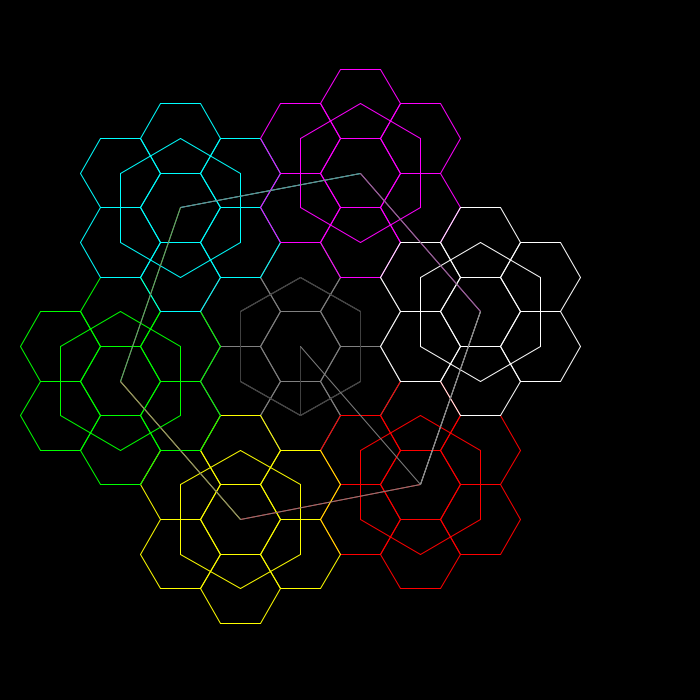
Frame 1 (no input)
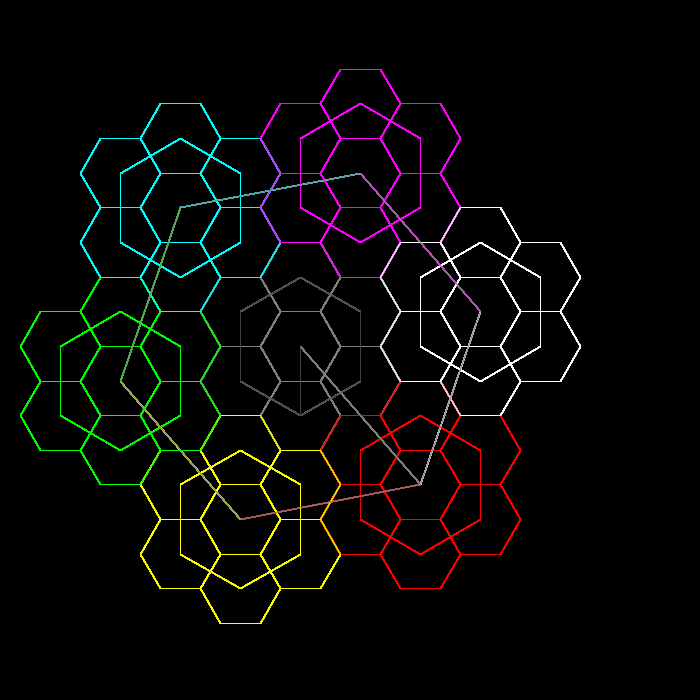
Frame 60 (the mouse pressed at the canvas centre just before this capture)
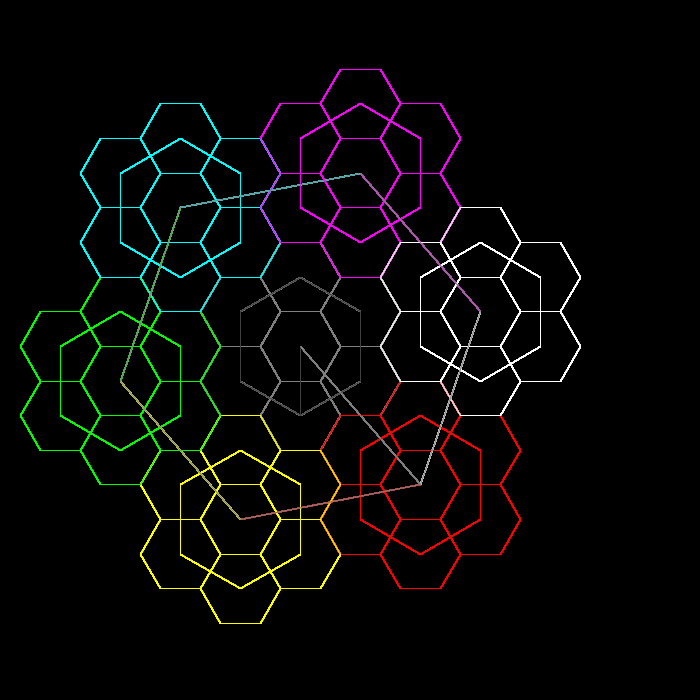
Frame 120 (the mouse held since frame 60 and released just before this capture)

The Processing sketch that drew these frames (run headless with seeded random() and noise(); from frame 60 on, the mouse is pressed at the canvas centre):

// Processing sketch: sketch_dec09a
// ── sketch_dec09a.pde
float sqrt3 = sqrt(3);
float ratio = 20;

// matrix((a,b),(c,d))
int a = -2;
int b =  3;
int c =  1;
int d =  2;
//

int x_ab(int x,int y)
{
  return a*x + b*y;
}

int y_cd(int x,int y)
{
  return c*x + d*y;
}

void setup()
{
  size(700,700);
  background(0);
}

void draw()
{
  int cx = 15;
  int cy = 10;
  
  sevenSevenHex(cx , cy);
  
  //
  int ux=0;
  int uy=0;
  int vx=0;
  int vy=0;
  int wx=0;
  int wy=0;
  int _ux=0;
  int _uy=0;
  int _vx=0;
  int _vy=0;
  int _wx=0;
  int _wy=0;
  //
  stroke(64);
  ux =  3;
  uy = -1;
  vx =  0;
  vy = -2;
  wx = -3;
  wy = -1;
  hexPath(cx,cy,ux,uy,vx,vy,wx,wy);
  _ux = ux;
  _uy = uy;
  _vx = vx;
  _vy = vy;
  _wx = wx;
  _wy = wy;
  //
  stroke(128);
  //println (x_ab(ux,uy));
  ux =  x_ab(_ux , _uy);
  uy =  y_cd(_ux , _uy);
  vx =  x_ab(_vx , _vy);
  vy =  y_cd(_vx , _vy);
  wx =  x_ab(_wx , _wy);
  wy =  y_cd(_wx , _wy);
  hexPath(cx,cy,ux,uy,vx,vy,wx,wy);
}

void hexPath(int cx , int cy,int ux,int uy,int vx,int vy,int wx,int wy)
{
  int sx  = 0;
  int sy  = 0;
  int ex  = 0;
  int ey  = 0;
  //
  ex = cx -vx;
  ey = cy -vy;
  lineLattice(cx , cy , ex , ey);
  //
  sx = ex;
  sy = ey;
  ex = sx + ux;
  ey = sy + uy;
  lineLattice(sx , sy , ex , ey);
  //
  sx = ex;
  sy = ey;
  ex = sx + vx;
  ey = sy + vy;
  lineLattice(sx , sy , ex , ey);
  //
  sx = ex;
  sy = ey;
  ex = sx + wx;
  ey = sy + wy;
  lineLattice(sx , sy , ex , ey);
  //
  sx = ex;
  sy = ey;
  ex = sx - ux;
  ey = sy - uy;
  lineLattice(sx , sy , ex , ey);
  //
  sx = ex;
  sy = ey;
  ex = sx - vx;
  ey = sy - vy;
  lineLattice(sx , sy , ex , ey);
  //
  sx = ex;
  sy = ey;
  ex = sx - wx;
  ey = sy - wy;
  lineLattice(sx , sy , ex , ey);
}


void sevenSevenHex(int cx , int cy)
{
  int sx  = 0;
  int sy  = 0;
  int ex  = 0;
  int ey  = 0;
  //
  stroke(128);
  sevenHex(cx   , cy  );
  //
  ex = cx + 6;
  ey = cy + 4;
  //
  stroke(255,0,0);
  sx = ex;
  sy = ey;
  ex = sx - 9;
  ey = sy + 1;
  sevenHex   (sx , sy);
  lineLattice(sx , sy , ex , ey);
  //
  stroke(255,255,0);
  sx = ex;
  sy = ey;
  ex = sx - 6;
  ey = sy - 4;
  sevenHex   (sx , sy);
  lineLattice(sx , sy , ex , ey);
  //
  stroke(  0,255,0);
  sx = ex;
  sy = ey;
  ex = sx + 3;
  ey = sy - 5;
  sevenHex   (sx , sy);
  lineLattice(sx , sy , ex , ey);
  //
  stroke(  0,255,255);
  sx = ex;
  sy = ey;
  ex = sx + 9;
  ey = sy - 1;
  sevenHex   (sx , sy);
  lineLattice(sx , sy , ex , ey);
  //
  stroke(255, 0,255);
  sx = ex;
  sy = ey;
  ex = sx + 6;
  ey = sy + 4;
  sevenHex   (sx , sy);
  lineLattice(sx , sy , ex , ey);
  //
  stroke(255,255,255);
  sx = ex;
  sy = ey;
  ex = sx - 3;
  ey = sy + 5;
  sevenHex   (sx , sy);
  lineLattice(sx , sy , ex , ey);
}

void sevenHex(int cx,int cy)
{
  //
  int sx  = 0;
  int sy  = 0;
  int ex  = 0;
  int ey  = 0;
  //
  unitHex(cx   , cy  );
  //
  ex = cx;
  ey = cy - 2;
  //
  sx = ex;
  sy = ey;
  ex = sx - 3;
  ey = sy + 1;
  unitHex    (sx , sy);
  lineLattice(sx , sy , ex , ey);
  //
  sx = ex;
  sy = ey;
  ex = sx + 0;
  ey = sy + 2;
  unitHex    (sx , sy);
  lineLattice(sx , sy , ex , ey);
  //
  sx = ex;
  sy = ey;
  ex = sx + 3;
  ey = sy + 1;
  unitHex    (sx , sy);
  lineLattice(sx , sy , ex , ey);
  //
  sx = ex;
  sy = ey;
  ex = sx + 3;
  ey = sy - 1;
  unitHex    (sx , sy);
  lineLattice(sx , sy , ex , ey);
  //
  sx = ex;
  sy = ey;
  ex = sx + 0;
  ey = sy - 2;
  unitHex    (sx , sy);
  lineLattice(sx , sy , ex , ey);
  //
  sx = ex;
  sy = ey;
  ex = sx - 3;
  ey = sy - 1;
  unitHex    (sx , sy);
  lineLattice(sx , sy , ex , ey);
  //
}

void unitHex(int cx,int cy)
{
  lineLattice(cx+2,cy  ,cx+1,cy-1);
  lineLattice(cx+1,cy-1,cx-1,cy-1);
  lineLattice(cx-1,cy-1,cx-2,cy  );
  lineLattice(cx-2,cy  ,cx-1,cy+1);
  lineLattice(cx-1,cy+1,cx+1,cy+1);
  lineLattice(cx+1,cy+1,cx+2,cy  );
}
void lineLattice(int sx,int sy,int ex ,int ey)
{
  line( sx*ratio , sy*ratio*sqrt3 , ex*ratio , ey*ratio*sqrt3 );
}
